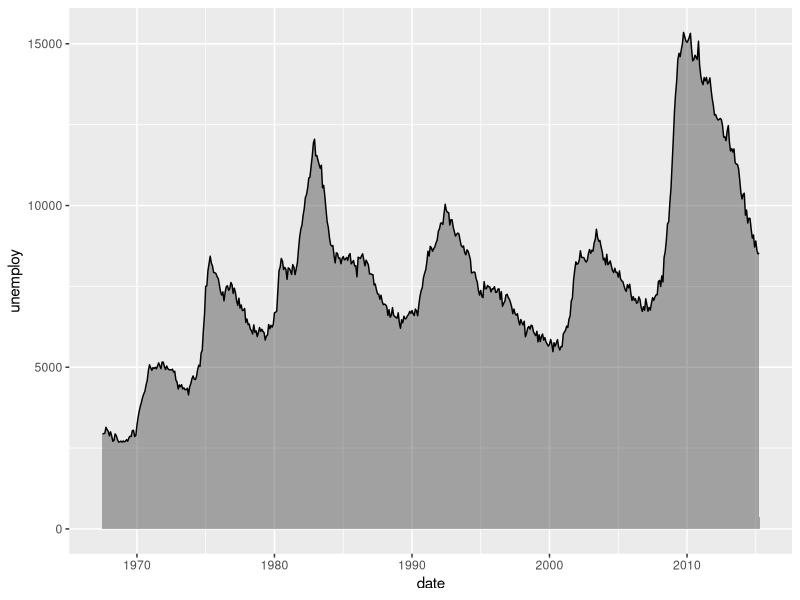
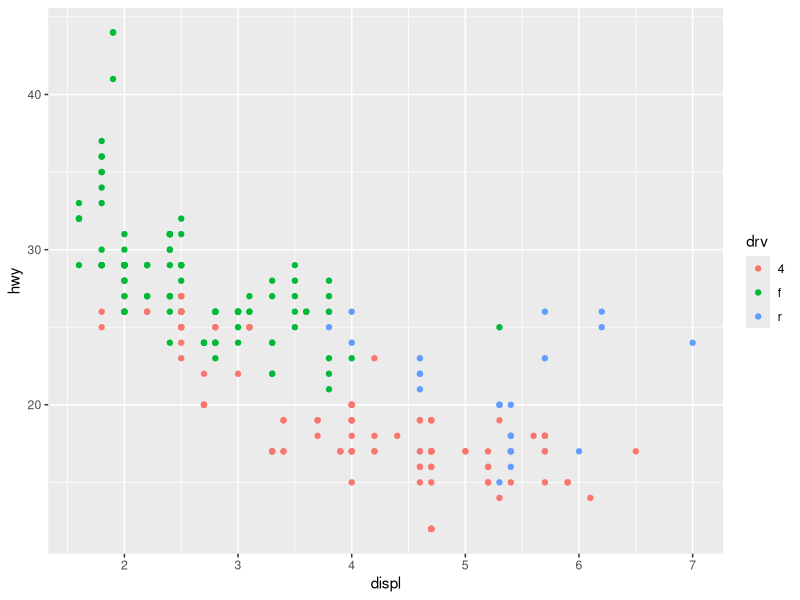
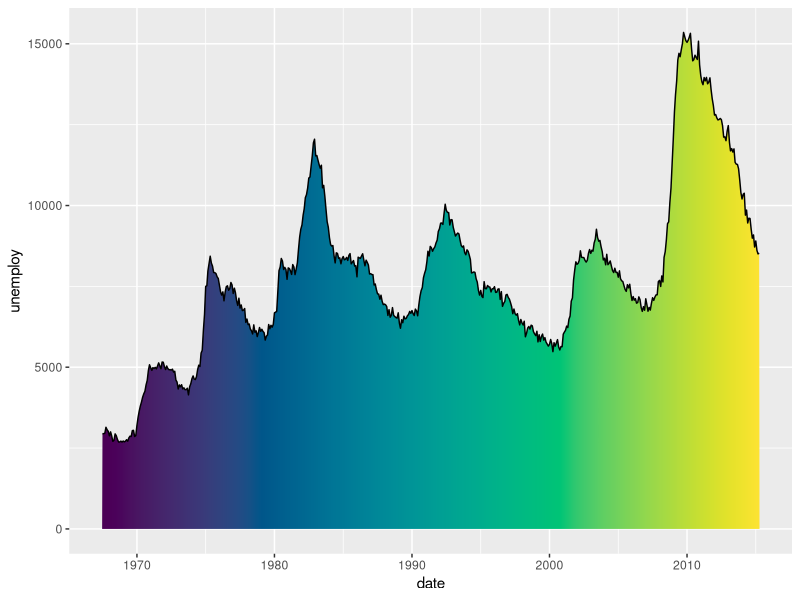
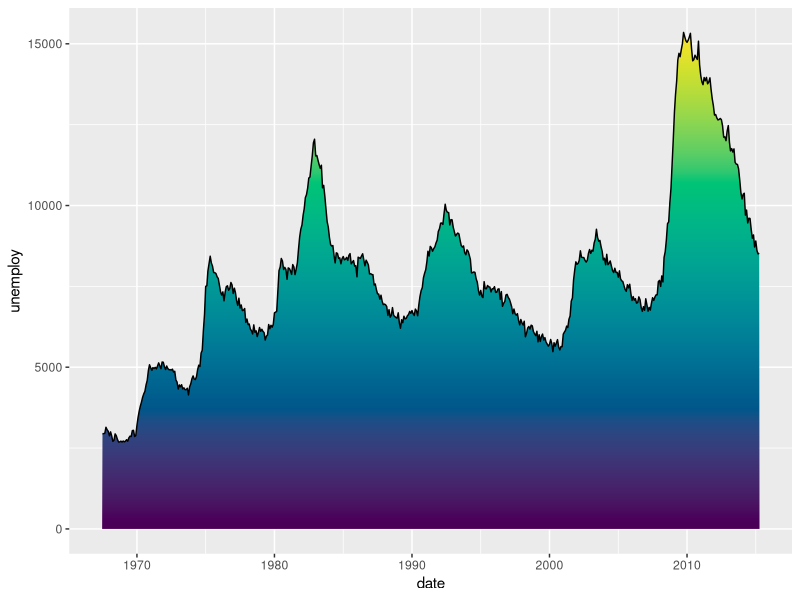

The R script that drew these images, in order: (Note: this script raises an error after producing the figures.)
## ---- chunk 1
#| label: setup
library(ggplot2)
library(grid)

# Some graphics devices don't support gradients and patterns. We set the
# device to ragg, which does support these.
knitr::opts_chunk$set(dev = "ragg_png")
## ---- chunk 2
attr(economics$date, "label") <- "Year"
attr(economics$unemploy, "label") <- "Unemployment (x1000)"

ggplot(economics, aes(date, unemploy)) +
  geom_area(alpha = 0.4, colour = "black")
## ---- chunk 3
ggplot(mpg, aes(displ, hwy, colour = drv)) +
  geom_point() +
  labs(dictionary = c(
    displ = "Displacement",
    hwy   = "Highway miles per gallon",
    drv   = "Drive train"
  ))
## ---- chunk 4
gradient <- linearGradient(
  colours = hcl.colors(100),
  y1 = 0, y2 = 0
)

ggplot(economics, aes(date, unemploy)) +
  geom_area(fill = list(gradient), colour = "black")
## ---- chunk 5
gradient <- linearGradient(
  colours = hcl.colors(100),
  x1 = 0, x2 = 0
)

ggplot(economics, aes(date, unemploy)) +
  geom_area(fill = list(gradient), colour = "black")
## ---- chunk 6
width <- height <- unit(3, "mm")
crosshatch <- pattern(
  segmentsGrob(
    x0 = c(0, 1), x1 = c(1, 0), 
    y0 = c(0, 0), y1 = c(1, 1),
    gp = gg_par(col = "black", lwd = 0.5),
    vp = viewport(width = width, height = height)
  ),
  width = width, height = height,
  extend = "repeat"
)

ggplot(economics, aes(date, unemploy)) +
  geom_area(fill = crosshatch, colour = "black")
## ---- chunk 7
polkadot <- pattern(
  circleGrob(
    x = c(0.2, 0.7), y = c(0.2, 0.7), r = 0.15,
    gp = gpar(fill = "red", col = NA),
    vp = viewport(width = width, height = height)
  ),
  width = width, height = height, 
  extend = "repeat"
)

checkerboard <- pattern(
  rectGrob(
    x = c(0.25, 0.75), y = c(0.25, 0.75),
    width = 0.5, height = 0.5,
    gp = gpar(fill = "black"),
    vp = viewport(width = width, height = height),
  ),
  width = width, height = height,
  extend = "repeat"
)

patterns <- list(
  polkadot,
  checkerboard,
  crosshatch,
  gradient
)

ggplot(palmerpenguins::penguins) +
  aes(species, fill = island) +
  geom_bar() +
  scale_fill_manual(values = patterns)
## ---- chunk 8
#| label: ex-1.2.5-solution
ggplot(diamonds) +
  aes(carat, price) +
  stat_bin_2d(
    aes(alpha = after_stat(count)),
    binwidth = c(0.05, 200),
    fill = "black"
  ) +
  scale_alpha_continuous(
    range  = c(0, 1), # range of output alpha
    limits = c(0, NA) # include 0 in data range
  )
## ---- chunk 9
p <- ggplot(mpg) +
  aes(manufacturer, label = manufacturer) +
  geom_bar() +
  geom_text(
    aes(y = 37),
    # Prevent duplicated labels
    data = ~ dplyr::filter(.x, !duplicated(manufacturer)),
    angle = 90, hjust = 1
  ) +
  scale_x_discrete(guide = "none")
p
## ---- chunk 10
p + coord_radial(
  rotate.angle = TRUE, 
  start = -0.5 * pi, end = 0.5 * pi,
  inner.radius = 0.5
)
## ---- chunk 11
ggplot(diamonds) +
  aes(carat, price) +
  geom_point(shape = ".") +
  facet_wrap(~ cut, dir = "lt")
## ---- chunk 12
#| collapse: true
levels(diamonds$cut)
## ---- chunk 13
#| label: ex-1.2.7-solution
ggplot(diamonds) +
  aes(carat, price) +
  geom_point(shape = ".") +
  facet_wrap(
    ~ cut, 
    dir = "rt", # "lb" also counts as mirrored
    axes = "all", 
    axis.labels = "all_x"
  )
